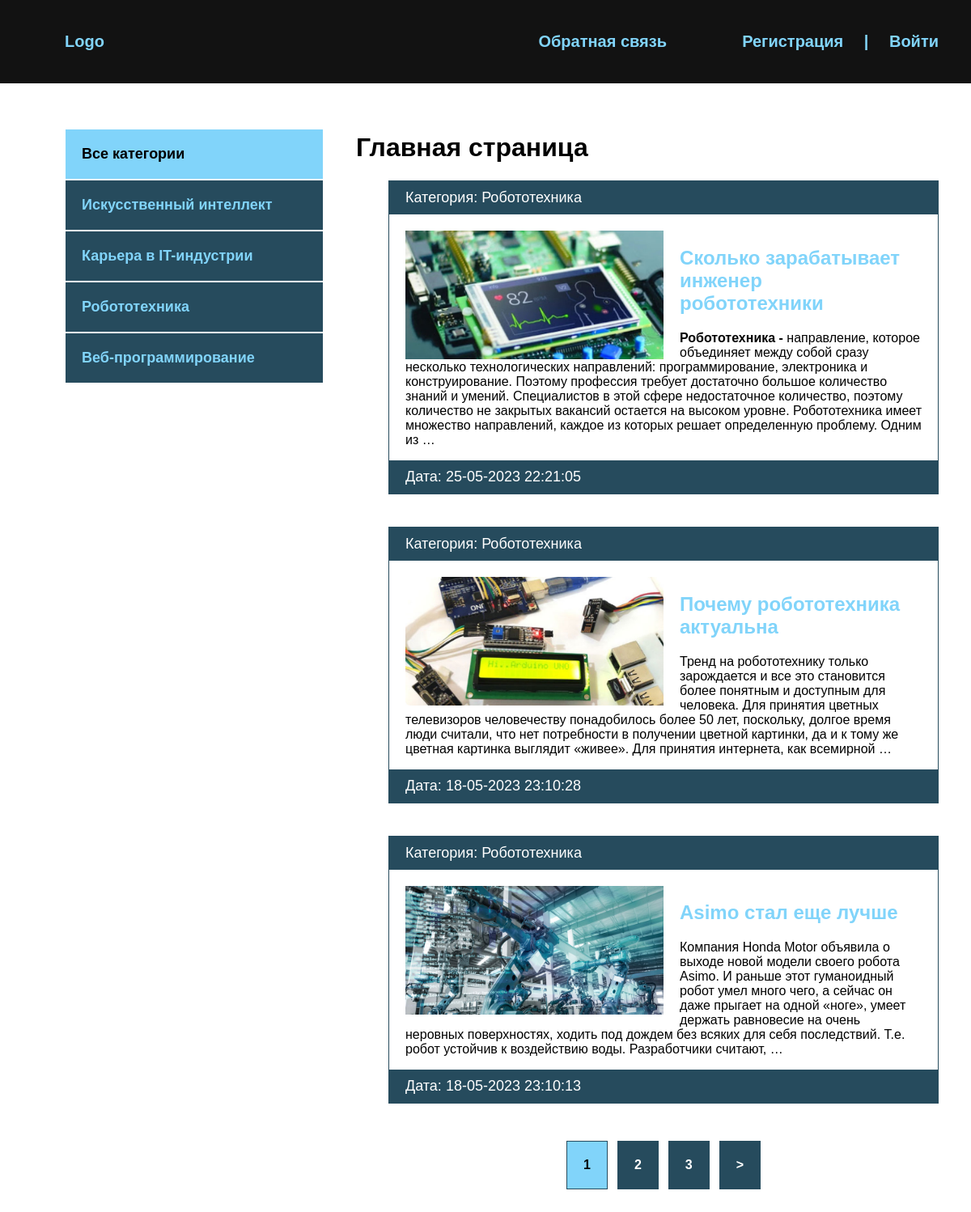
The page / on the database its author committed.
### blog/models.py (models this page shows, shortened)
class Category(models.Model):
    name = models.CharField(max_length=255, blank=True, verbose_name='Категория')
    slug = models.SlugField(max_length=255, unique=True, blank=True, verbose_name='URL')
    def __str__(self):
        return self.name
    def get_absolute_url(self):
        return reverse('category', kwargs={'cat_slug': self.slug})
    class Meta:
        verbose_name = 'Категорию'
        verbose_name_plural = 'Категории'

class Blog(models.Model):
    title = models.CharField(max_length=255, verbose_name='Название')
    slug = models.SlugField(max_length=255, unique=True, verbose_name='URL')
    content = models.TextField(blank=True, verbose_name='Контент')
    photo = models.ImageField(upload_to='photos/%Y/%m/%d/', blank=True, verbose_name='Фото')
    time_created = models.DateTimeField(auto_now_add=True, blank=True, verbose_name='Дата публикации')
    time_update = models.DateTimeField(auto_now=True, blank=True, verbose_name='Дата обновления')
    is_published = models.BooleanField(default=True, blank=True, verbose_name='Опубликовано')
    cat = models.ForeignKey('Category', on_delete=models.PROTECT, blank=True, verbose_name='Категория')
    def get_absolute_url(self):
        return reverse('post', kwargs={'post_slug': self.slug})
    class Meta:
        verbose_name = 'Новость'
        verbose_name_plural = 'Новости'
        ordering = ['-time_created']

### blog/views.py (the view)
# urls.py: path('', BlogHome.as_view(), name='index'),
class BlogHome(DataMixin, ListView):
    model = Blog
    template_name = 'blog/index.html'
    context_object_name = 'posts'
    def get_context_data(self, *, object_list=None, **kwargs):
        context = super().get_context_data(**kwargs)
        c_def = self.get_user_context(title='Главная страница')
        return dict(list(context.items()) + list(c_def.items()))
    def get_queryset(self):
        return Blog.objects.filter(is_published=True).select_related('cat')

### blog/utils.py (called while the page is built)
    def get_user_context(self, **kwargs):
        context = kwargs
        cats = Category.objects.annotate(Count('blog'))
        user_menu = menu.copy()
        if not self.request.user.is_authenticated:
            user_menu.pop(0)
        context['menu'] = user_menu
        context['cats'] = cats
        if 'cat_selected' not in context:
            context['cat_selected'] = 0
        return context

### blog/templates/blog/index.html
{% extends 'blog/base.html' %}
{% block content %}
{% load static %}
<h1>{{ title }}</h1>
<ul>
    {% for p in posts %}
    <li>
        <p class="first">Категория: {{ p.cat }}</p>
        <div class="text">
            {% if p.photo %}
            <img src="{{ p.photo.url }}" class="image" alt="">
            {% else %}
            <img src="{% static 'blog/default.jpg' %}" class="image" alt="">
            {% endif %}
            <h2><a href="{{ p.get_absolute_url }}">{{ p.title }}</a></h2>
            <p>{{ p.content|safe|truncatewords:50 }}</p>
        </div>
        <p class="date">Дата: {{ p.time_update|date:"d-m-Y H:i:s" }}</p>
    </li>
    {% endfor %}
</ul>
{% endblock %}

### blog/templates/blog/base.html (shortened to what this page needs)
<!DOCTYPE html>
{% load static %}
{% load blog_tags %}
<html lang="en">
<head>
    <link rel="stylesheet" href="{% static 'css/style.css' %}">
</head>
<body>
<div class="header">
    <div class="wrap">
        <ul class="main_menu">
            <li class="logo"><a href="{% url 'index' %}">Logo</a></li>
            {% for m in menu %}
            <li class="last"><a href="{% url m.url_name %}">{{ m.title }}</a></li>
            {% endfor %}
            {% if request.user.is_authenticated %}
                <li class="last">{{ user.username }} | <a href="{% url 'logout' %}">Выйти</a></li>
            {% else %}
                <li class="last"><a href="{% url 'register' %}">Регистрация</a> | <a href="{% url 'login' %}">Войти</a></li>
            {% endif %}
        </ul>
    </div>
</div>
    <div class="content">
        <div class="wrap">
            <div class="sidebar">
                <ul>
                    {% if cat_selected == 0 %}
                        <li class="selected">Все категории</li>
                    {% else %}
                        <li><a href="{% url 'index' %}">Все категории</a></li>
                    {% endif %}
                    {% for c in cats %}
                    {% if c.blog__count > 0 %}
                    {% if c.pk == cat_selected %}
                    <li class="selected">
                        {{ c.name }}
                    </li>
                    {% else %}
                    <li>
                        <a href="{{ c.get_absolute_url }}">{{ c.name }}</a>
                    </li>
                    {% endif %}
                    {% endif %}
                    {% endfor %}
                </ul>
            </div>
            <div class="main">
                {% block content %}
                {% endblock %}
                {% if page_obj.has_other_pages %}
                    <div>
                        <ul class="list_pages">
                            {% for p in paginator.page_range %}
                                {% if page_obj.number == p %}
                                    <li class="page_num page_num_selected">{{ p }}</li>
                                {% elif p >= page_obj.number|add:-2 and p <= page_obj.number|add:2 %}
                                    <li class="page_num">
                                        <a href="?page={{ p }}">{{ p }}</a>
                                    </li>
                                {% endif %}
                            {% endfor %}
                            {% if page_obj.has_next %}
                                <li class="page_num">
                                    <a href="?page={{ page_obj.next_page_number }}">&gt;</a>
                                </li>
                            {% endif %}
                        </ul>
                    </div>
                {% endif %}
            </div>
        </div>
    </div>
</body>
</html>

### blog/static/css/style.css (style rules this page uses)
body { margin: 0; padding: 0; background: #264b5d; font-family: Verdana, Geneva, Tahoma, sans-serif; }
.wrap { max-width: 1200px; margin: 0 auto; }
.content .wrap { background: #fff; padding: 40px; box-sizing: border-box; display: flex; }
ul { list-style: none; }
a { color: #81d4fa; text-decoration: none; padding: 20px; }
.header { background: #121212; padding: 20px; }
.main_menu { display: flex; align-items: center; font-size: 20px; font-weight: bold; justify-content: space-between; }
.logo { flex-basis: 40%; }
.last { flex-basis: 30%; text-align: right; color: #81d4fa; }
.sidebar ul { width: 320px; margin-right: 40px; }
.sidebar a { padding: 20px; display: block; border: 1px solid #fff; background: #264b5d; font-weight: bold; font-size: 18px; }
.selected { font-size: 18px; padding: 20px; border: 1px solid #fff; font-weight: bold; background: #81d4fa; }
.main li { border: 1px solid #264b5d; margin-bottom: 40px; }
.first, .date { padding: 10px 20px; background: #264b5d; font-size: 18px; color: #fff; margin: 0; }
.image { float: left; margin-right: 20px; max-width: 50%; }
.text { padding: 20px 20px 0; }
.text a { padding-left: 0; }
.list_pages { display: flex; justify-content: center; }
.list_pages .page_num_selected { background: #81d4fa; padding: 20px; }
.list_pages a { background: #264b5d; padding: 20px; display: block; color: #fff; }
.page_num { margin: 6px; font-weight: bold; }
.last a { display: inline; }

### rows shown on the page
Category: name "Искусственный интеллект"
Category: name "Карьера в IT-индустрии"
Category: name "Робототехника"
Category: name "Веб-программирование"
Blog: cat "Робототехника", photo (picture), title "Сколько зарабатывает инженер робототехники", content "Робототехника - направление, которое объединяет между собой сразу несколько технологических направлений: программирование, электроника и конструирование. Поэтому профессия требует достаточно большое количество знаний и умений. Специалистов в этой сфере недостаточное количество, поэтому количество не закрытых вакансий остается на высоком уровне. Робототехника имеет множество направлений, каждое из которых решает определенную проблему. Одним из …", time_update "25-05-2023 22:21:05"
Blog: cat "Робототехника", photo (picture), title "Почему робототехника актуальна", content "Тренд на робототехнику только зарождается и все это становится более понятным и доступным для человека. Для принятия цветных телевизоров человечеству понадобилось более 50 лет, поскольку, долгое время люди считали, что нет потребности в получении цветной картинки, да и к тому же цветная картинка выглядит «живее». Для принятия интернета, как всемирной …", time_update "18-05-2023 23:10:28"
Blog: cat "Робототехника", title "Asimo стал еще лучше", content "Компания Honda Motor объявила о выходе новой модели своего робота Asimo. И раньше этот гуманоидный робот умел много чего, а сейчас он даже прыгает на одной «ноге», умеет держать равновесие на очень неровных поверхностях, ходить под дождем без всяких для себя последствий. Т.е. робот устойчив к воздействию воды. Разработчики считают, …", time_update "18-05-2023 23:10:13"

### other values the page prints
{{ m.title }} "Обратная связь"
{{ title }} "Главная страница"
{{ p }} "1"
{{ p }} "2" "3"
